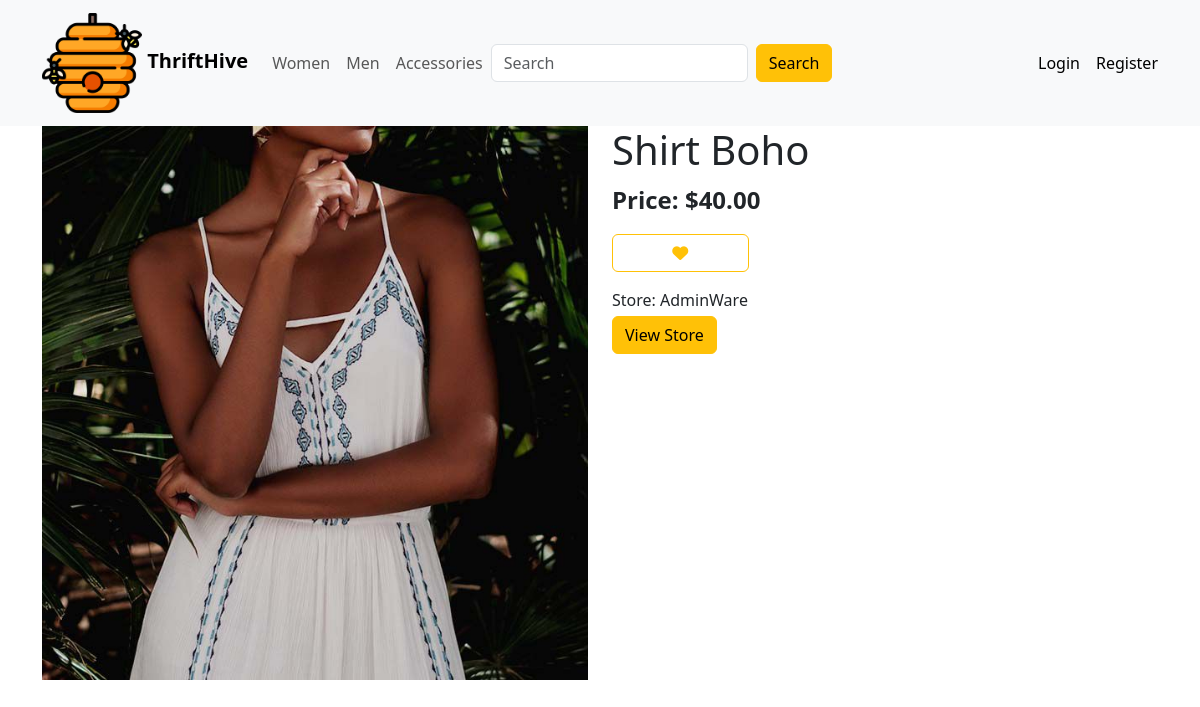
The page /view/13 on the database its author committed.
### store/models.py (models this page shows, shortened)
class Item(models.Model):
    SIZES = [
        ('small', 'Small'),
        ('medium', 'Medium'),
        ('large', 'Large'),
    ]
    CATEGORIES = [
        ('women', 'Women'),
        ('men', 'Men'),
        ('accessories', 'Accessories'),
    ]
    STATUS = [
        ('available', 'Available'),
        ('sold', 'Sold'),
        ('in_cart', 'In Cart'),
    ]
    name = models.CharField(max_length=50)
    image = models.ImageField(upload_to="imgs/", blank=False, null=False)
    category = models.CharField(max_length=20, choices=CATEGORIES)
    size = models.CharField(max_length=10, choices=SIZES)
    price = models.DecimalField(max_digits=10, decimal_places=2, blank=False, null=False)
    description = models.TextField(blank=True, null=True)
    status = models.CharField(max_length=10, choices=STATUS, default='available')

class Store(models.Model):
    name = models.CharField(max_length=50)
    owner = models.OneToOneField(User, on_delete=models.CASCADE)
    items = models.ManyToManyField(Item)

### store/views.py (the view)
# urls.py: path('view/<int:id>', item_view, name='item_view'),
def item_view(request, id):
    item = Item.objects.get(id=id)
    store = Store.objects.get(items__id=item.id)
    return render(request, 'item_view.html',{'item': item, 'store': store})

### store/templates/item_view.html (shortened to what this page needs)
{% extends 'index.html' %}
{% block content %}
<div class="container">
    <div class="row">
        <div class="col-md-6">
            <img src="{{ item.image.url }}" class="img-fluid" alt="Product Image">
        </div>
        <div class="col-md-6">
            <h1>{{ item.name }}</h1>
            <p class="fw-bold fs-4">Price: ${{ item.price }}</p>
            <form action="{% url 'add_to_cart' item.id %}" method="POST">
                {% if item.status == 'available' %}
                    <button type="submit" class="btn btn-outline-warning w-25"><i class="fa-solid fa-heart"></i></button>
                {% elif item.status == 'in_cart' %}
                    <button type="submit" class="btn btn-warning w-25"><i class="fa-solid fa-heart"></i></button>
                {% endif %}
            </form>
            <p class="mb-1 mt-3">Store: {{ store.name }}</p>
            <a href="{% url 'store_view' username=store.owner %}" class="btn btn-warning">View Store</a>
        </div>
    </div>
</div>
{% endblock %}

### rows shown on the page
Item: image (picture), name "Shirt Boho", price "40.00"
Store: name "AdminWare"
